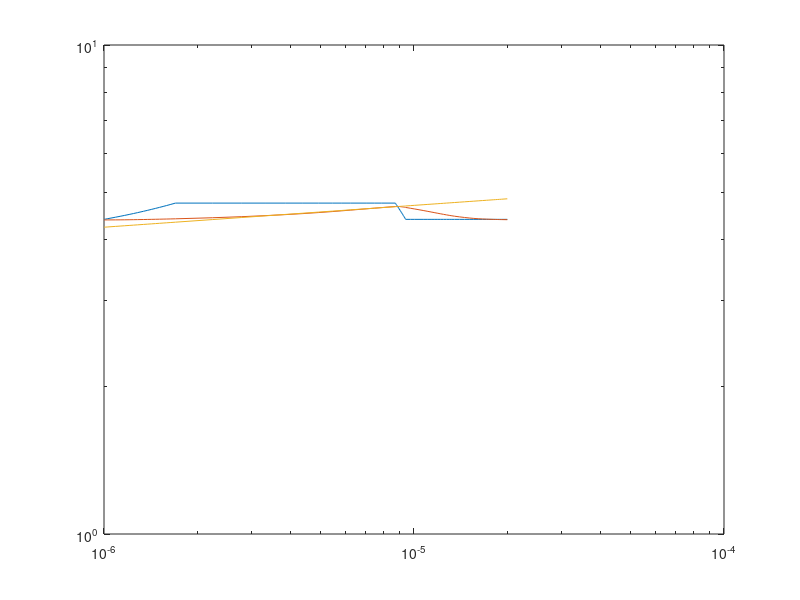

MATLAB code to generate this figure:
%%
load('Postlab9data.mat')

%%
clf;
plot(time, Vv1_low)
hold on;
plot(time, Vvout_low)

xlabel('Time (s)')
ylabel('Voltage (V)')
legend('V1: .75V to 1V ', 'Vout')
xlim([0,2e-5])

Vc_a = .75 + (1-.75)*.63
Tau_a = [4.50986607142609e-06]
% 
% Time_const_1a = ([1.20507812500000e-06]-[8.79312053568309e-06])*.63
% 
% 



%% 
clf;
plot(time1, Vv1_mid)
hold on;
plot(time1, Vvout_mid)

xlabel('Time (s)')
ylabel('Voltage (V)')
legend('V1: 2.5V to 2.75V ', 'Vout')
xlim([0,2e-5])



Vc_b = 2.5 + (2.75-2.5)*.63
Tau_b = [5.02883928571181e-06]

% Time_const_2a = ([1.14648437500000e-06] - [9.05818749996879e-06])*.63


%% 
clf;
plot(time2, Vv1_high)
hold on;
plot(time2, Vvout_high)

xlabel('Time (s)')
ylabel('Voltage (V)')
legend('V1: 4.4V to 4.75V ', 'Vout')
xlim([0,2e-5])


Vc_c = 4.4 + (4.75-4.4)*.63
Tau_c = [7.04613839285466e-06]

%%
clf;
p3 = polyfit(log(time2(24:45)),log(Vvout_high(24:45)),1);
y3 = time2.^p3(1).*exp(p3(2))


loglog(time2, Vv1_high)
hold on;
loglog(time2, Vvout_high)
plot(time2, y3)
